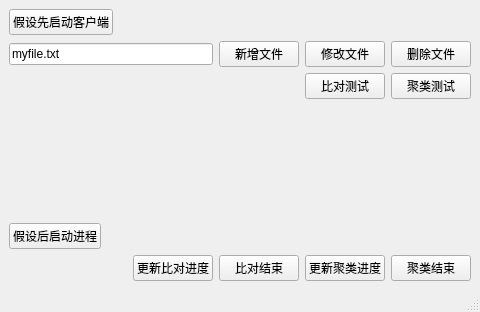
<?xml version="1.0" encoding="UTF-8"?>
<ui version="4.0">
 <class>MainWindow</class>
 <widget class="QMainWindow" name="MainWindow">
  <property name="geometry">
   <rect>
    <x>0</x>
    <y>0</y>
    <width>480</width>
    <height>312</height>
   </rect>
  </property>
  <property name="windowTitle">
   <string>MainWindow</string>
  </property>
  <widget class="QWidget" name="centralwidget">
   <layout class="QVBoxLayout" name="verticalLayout">
    <item>
     <layout class="QHBoxLayout" name="horizontalLayout">
      <item>
       <widget class="QPushButton" name="btnStartClient">
        <property name="text">
         <string>假设先启动客户端</string>
        </property>
       </widget>
      </item>
      <item>
       <spacer name="horizontalSpacer">
        <property name="orientation">
         <enum>Qt::Horizontal</enum>
        </property>
        <property name="sizeHint" stdset="0">
         <size>
          <width>40</width>
          <height>20</height>
         </size>
        </property>
       </spacer>
      </item>
     </layout>
    </item>
    <item>
     <layout class="QHBoxLayout" name="horizontalLayout_2">
      <item>
       <widget class="QLineEdit" name="editPath">
        <property name="text">
         <string>myfile.txt</string>
        </property>
       </widget>
      </item>
      <item>
       <widget class="QPushButton" name="btnAppend">
        <property name="text">
         <string>新增文件</string>
        </property>
       </widget>
      </item>
      <item>
       <widget class="QPushButton" name="btnEdit">
        <property name="text">
         <string>修改文件</string>
        </property>
       </widget>
      </item>
      <item>
       <widget class="QPushButton" name="btnRemove">
        <property name="text">
         <string>删除文件</string>
        </property>
       </widget>
      </item>
     </layout>
    </item>
    <item>
     <layout class="QHBoxLayout" name="horizontalLayout_3">
      <item>
       <spacer name="horizontalSpacer_2">
        <property name="orientation">
         <enum>Qt::Horizontal</enum>
        </property>
        <property name="sizeHint" stdset="0">
         <size>
          <width>40</width>
          <height>20</height>
         </size>
        </property>
       </spacer>
      </item>
      <item>
       <widget class="QPushButton" name="btnCompare">
        <property name="text">
         <string>比对测试</string>
        </property>
       </widget>
      </item>
      <item>
       <widget class="QPushButton" name="btnCluster">
        <property name="text">
         <string>聚类测试</string>
        </property>
       </widget>
      </item>
     </layout>
    </item>
    <item>
     <spacer name="verticalSpacer">
      <property name="orientation">
       <enum>Qt::Vertical</enum>
      </property>
      <property name="sizeHint" stdset="0">
       <size>
        <width>20</width>
        <height>40</height>
       </size>
      </property>
     </spacer>
    </item>
    <item>
     <layout class="QHBoxLayout" name="horizontalLayout_4">
      <item>
       <widget class="QPushButton" name="btnStartAlgorithm">
        <property name="text">
         <string>假设后启动进程</string>
        </property>
       </widget>
      </item>
      <item>
       <spacer name="horizontalSpacer_3">
        <property name="orientation">
         <enum>Qt::Horizontal</enum>
        </property>
        <property name="sizeHint" stdset="0">
         <size>
          <width>40</width>
          <height>20</height>
         </size>
        </property>
       </spacer>
      </item>
     </layout>
    </item>
    <item>
     <layout class="QHBoxLayout" name="horizontalLayout_5">
      <item>
       <spacer name="horizontalSpacer_4">
        <property name="orientation">
         <enum>Qt::Horizontal</enum>
        </property>
        <property name="sizeHint" stdset="0">
         <size>
          <width>40</width>
          <height>20</height>
         </size>
        </property>
       </spacer>
      </item>
      <item>
       <widget class="QPushButton" name="btnCompareProgress">
        <property name="text">
         <string>更新比对进度</string>
        </property>
       </widget>
      </item>
      <item>
       <widget class="QPushButton" name="btnCompareFinish">
        <property name="text">
         <string>比对结束</string>
        </property>
       </widget>
      </item>
      <item>
       <widget class="QPushButton" name="btnClusterProgress">
        <property name="text">
         <string>更新聚类进度</string>
        </property>
       </widget>
      </item>
      <item>
       <widget class="QPushButton" name="btnClusterFinish">
        <property name="text">
         <string>聚类结束</string>
        </property>
       </widget>
      </item>
     </layout>
    </item>
   </layout>
  </widget>
  <widget class="QMenuBar" name="menubar">
   <property name="geometry">
    <rect>
     <x>0</x>
     <y>0</y>
     <width>480</width>
     <height>23</height>
    </rect>
   </property>
  </widget>
  <widget class="QStatusBar" name="statusbar"/>
 </widget>
 <resources/>
 <connections/>
</ui>
